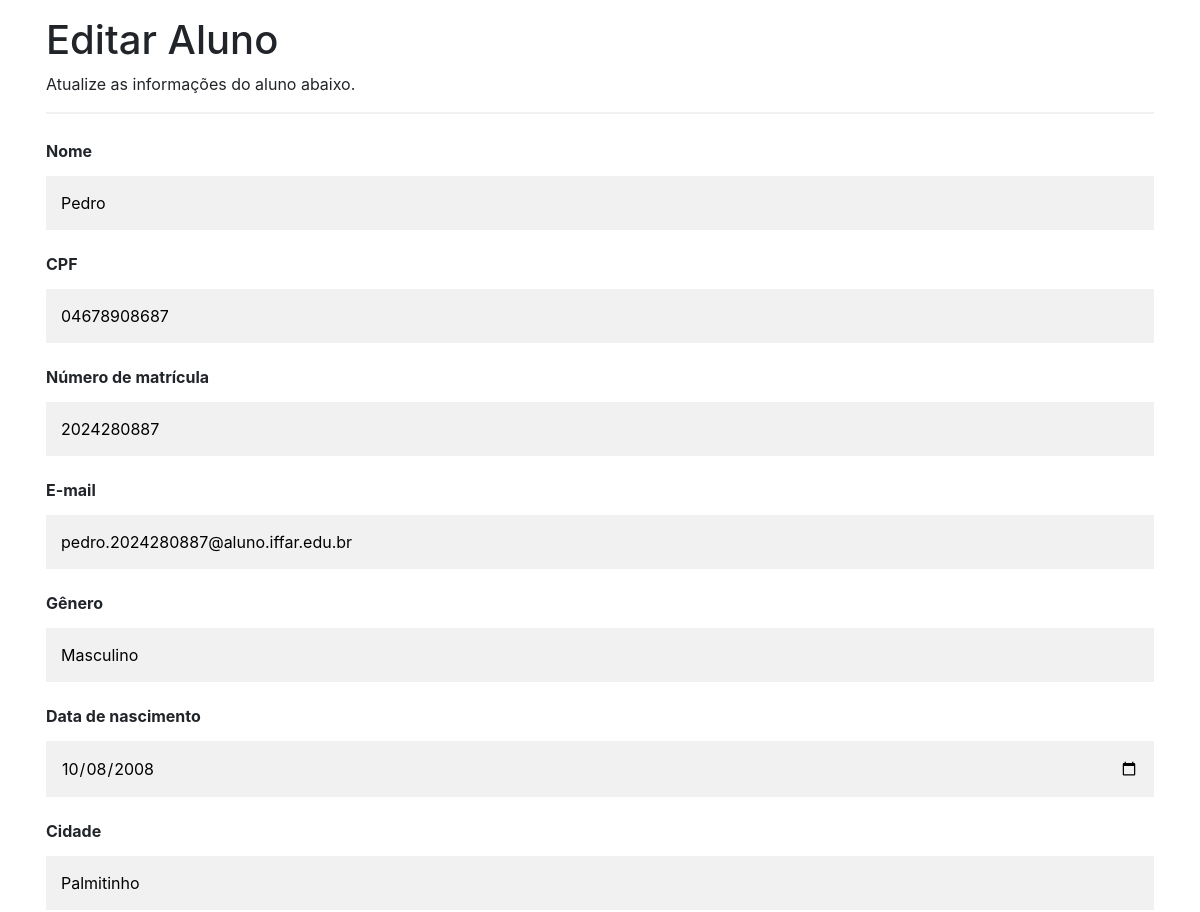
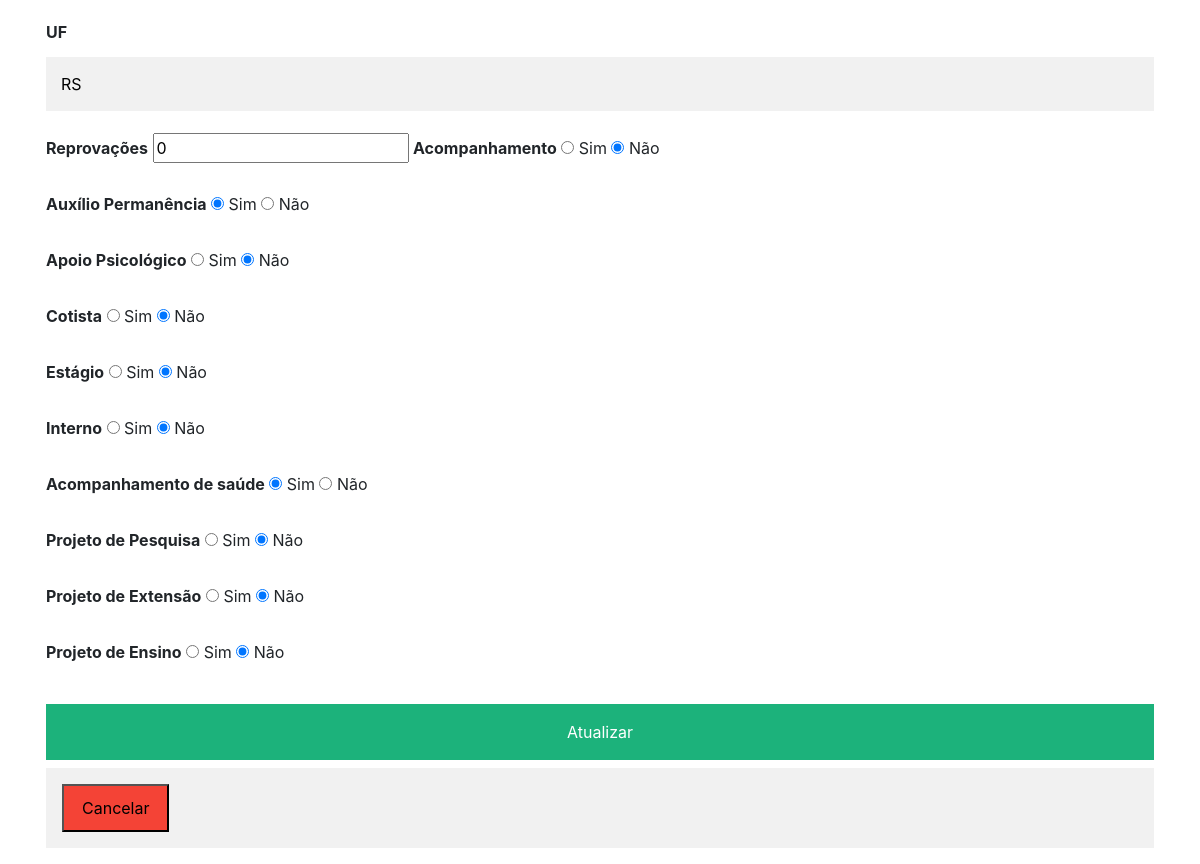
Page /SGN/edit_aluno.php?CPF=04678908687 (signed in) on the committed database (2 pictures, top to bottom).
### tables this page shows
CREATE TABLE `aluno` (
  `CPF` varchar(50) NOT NULL,
  `Acompanhamento` int(11) DEFAULT NULL,
  `Email` varchar(50) DEFAULT NULL,
  `Nome` varchar(50) DEFAULT NULL,
  `Aux_permanencia` int(11) DEFAULT NULL,
  `Cidade` varchar(50) DEFAULT NULL,
  `Genero` varchar(50) DEFAULT NULL,
  `Reprovacoes` int(11) DEFAULT NULL,
  `Apoio_psic` int(11) DEFAULT NULL,
  `Cotista` int(11) DEFAULT NULL,
  `Data_nasc` date DEFAULT NULL,
  `UF` varchar(50) DEFAULT NULL,
  `Estagio` int(11) DEFAULT NULL,
  `Interno` int(11) DEFAULT NULL,
  `Matricula` int(11) DEFAULT NULL,
  `Acomp_saude` int(11) DEFAULT NULL,
  `Proj_pesq` int(11) DEFAULT NULL,
  `Proj_ext` int(11) DEFAULT NULL,
  `Proj_ens` int(11) DEFAULT NULL
);

### SGN/edit_aluno.php (the view, shortened to what this page needs)
<!DOCTYPE html>
<html>
<head>
    <link href="https://maxcdn.bootstrapcdn.com/bootstrap/4.5.2/css/bootstrap.min.css" rel="stylesheet">
</head>
<body>
    <div class="container">
        <?php
        include 'config.php';
        if (isset($_GET['CPF'])) {
            $CPF = $_GET['CPF'];
            if ($_SERVER['REQUEST_METHOD'] === 'POST') {
                $name = $_POST['name'];
                $mat = $_POST['mat'];
                $mail = $_POST['mail'];
                $gen = $_POST['gen'];
                $dat = $_POST['dat'];
                $cty = $_POST['cty'];
                $uf = $_POST['uf'];
                $rep = $_POST['rep'];
                $acomp = $_POST['acomp'];
                $aux_per = $_POST['aux_per'];
                $ap_psic = $_POST['ap_psic'];
                $cot = $_POST['cot'];
                $estag = $_POST['estag'];
                $inter = $_POST['inter'];
                $acomp_saude = $_POST['acomp_saude'];
                $proj_pesq = $_POST['proj_pesq'];
                $proj_ext = $_POST['proj_ext'];
                $proj_ens = $_POST['proj_ens'];
                $sql = "UPDATE aluno SET Nome=?, Matricula=?, Email=?, Genero=?, Data_nasc=?, Cidade=?, UF=?, Reprovacoes=?, Acompanhamento=?, Aux_permanencia=?, Apoio_psic=?, Cotista=?, Estagio=?, Interno=?, Acomp_saude=?, Proj_pesq=?, Proj_ext=?, Proj_ens=? WHERE CPF=?";
                $stmt = $conn->prepare($sql);
                $stmt->bind_param("ssssssssiiiiiiiisss", $name, $mat, $mail, $gen, $dat, $cty, $uf, $rep, $acomp, $aux_per, $ap_psic, $cot, $estag, $inter, $acomp_saude, $proj_pesq, $proj_ext, $proj_ens, $CPF);
                if ($stmt->execute()) {
                    echo '<div class="alert alert-success">Aluno atualizado com sucesso!</div>';
                } else {
                    echo '<div class="alert alert-danger">Erro ao atualizar aluno: ' . $stmt->error . '</div>';
                }
                $stmt->close();
            } else {
                $sql = "SELECT * FROM aluno WHERE CPF=?";
                $stmt = $conn->prepare($sql);
                $stmt->bind_param("s", $CPF);
                $stmt->execute();
                $result = $stmt->get_result();
                $row = $result->fetch_assoc();
                if ($row) {
                    echo '
                    <h1>Editar Aluno</h1>
                    <p>Atualize as informações do aluno abaixo.</p>
                    <hr>
                    <form method="POST" action="">
                        <label for="name"><b>Nome</b></label>
                        <input type="text" placeholder="Digite o nome" name="name" id="name" value="' . htmlspecialchars($row['Nome']) . '" required>
                        <label for="cpf"><b>CPF</b></label>
                        <input type="text" placeholder="Digite aqui" name="cpf" id="cpf" value="' . htmlspecialchars($row['CPF']) . '" readonly required>
                        <label for="mat"><b>Número de matrícula</b></label>
                        <input type="text" placeholder="Digite aqui" name="mat" id="mat" value="' . htmlspecialchars($row['Matricula']) . '" required>
                        <label for="mail"><b>E-mail</b></label>
                        <input type="text" placeholder="Digite aqui" name="mail" id="mail" value="' . htmlspecialchars($row['Email']) . '" required>
                        <label for="gen"><b>Gênero</b></label>
                        <input type="text" placeholder="Digite aqui" name="gen" id="gen" value="' . htmlspecialchars($row['Genero']) . '" required>
                        <label for="dat"><b>Data de nascimento</b></label>
                        <input type="date" name="dat" id="dat" value="' . htmlspecialchars($row['Data_nasc']) . '" required>
                        <label for="cty"><b>Cidade</b></label>
                        <input type="text" placeholder="Digite aqui" name="cty" id="cty" value="' . htmlspecialchars($row['Cidade']) . '" required>
                        <label for="uf"><b>UF</b></label>
                        <input type="text" placeholder="Digite aqui" name="uf" id="uf" value="' . htmlspecialchars($row['UF']) . '" required>
                        <label for="rep"><b>Reprovações</b></label>
                        <input type="number" placeholder="Digite aqui" name="rep" id="rep" value="' . htmlspecialchars($row['Reprovacoes']) . '" required>
                        <label for="acomp"><b>Acompanhamento</b></label>
                        <input type="radio" id="acomp_sim" name="acomp" value="1" ' . ($row['Acompanhamento'] == 1 ? 'checked' : '') . '>
                        <label for="acomp_sim">Sim</label>
                        <input type="radio" id="acomp_nao" name="acomp" value="0" ' . ($row['Acompanhamento'] == 0 ? 'checked' : '') . '>
                        <label for="acomp_nao">Não</label><br><br>
                        <label for="aux_per"><b>Auxílio Permanência</b></label>
                        <input type="radio" id="aux_per_sim" name="aux_per" value="1" ' . ($row['Aux_permanencia'] == 1 ? 'checked' : '') . '>
                        <label for="aux_per_sim">Sim</label>
                        <input type="radio" id="aux_per_nao" name="aux_per" value="0" ' . ($row['Aux_permanencia'] == 0 ? 'checked' : '') . '>
                        <label for="aux_per_nao">Não</label><br><br>
                        <label for="ap_psic"><b>Apoio Psicológico</b></label>
                        <input type="radio" id="ap_psic_sim" name="ap_psic" value="1" ' . ($row['Apoio_psic'] == 1 ? 'checked' : '') . '>
                        <label for="ap_psic_sim">Sim</label>
                        <input type="radio" id="ap_psic_nao" name="ap_psic" value="0" ' . ($row['Apoio_psic'] == 0 ? 'checked' : '') . '>
                        <label for="ap_psic_nao">Não</label><br><br>
                        <label for="cot"><b>Cotista</b></label>
                        <input type="radio" id="cot_sim" name="cot" value="1" ' . ($row['Cotista'] == 1 ? 'checked' : '') . '>
                        <label for="cot_sim">Sim</label>
                        <input type="radio" id="cot_nao" name="cot" value="0" ' . ($row['Cotista'] == 0 ? 'checked' : '') . '>
                        <label for="cot_nao">Não</label><br><br>
                        <label for="estag"><b>Estágio</b></label>
                        <input type="radio" id="estag_sim" name="estag" value="1" ' . ($row['Estagio'] == 1 ? 'checked' : '') . '>
                        <label for="estag_sim">Sim</label>
                        <input type="radio" id="estag_nao" name="estag" value="0" ' . ($row['Estagio'] == 0 ? 'checked' : '') . '>
                        <label for="estag_nao">Não</label><br><br>
                        <label for="inter"><b>Interno</b></label>
                        <input type="radio" id="inter_sim" name="inter" value="1" ' . ($row['Interno'] == 1 ? 'checked' : '') . '>
                        <label for="inter_sim">Sim</label>
                        <input type="radio" id="inter_nao" name="inter" value="0" ' . ($row['Interno'] == 0 ? 'checked' : '') . '>
                        <label for="inter_nao">Não</label><br><br>
                        <label for="acomp_saude"><b>Acompanhamento de saúde</b></label>
                        <input type="radio" id="acomp_saude_sim" name="acomp_saude" value="1" ' . ($row['Acomp_saude'] == 1 ? 'checked' : '') . '>
                        <label for="acomp_saude_sim">Sim</label>
                        <input type="radio" id="acomp_saude_nao" name="acomp_saude" value="0" ' . ($row['Acomp_saude'] == 0 ? 'checked' : '') . '>
                        <label for="acomp_saude_nao">Não</label><br><br>
                        <label for="proj_pesq"><b>Projeto de Pesquisa</b></label>
                        <input type="radio" id="proj_pesq_sim" name="proj_pesq" value="1" ' . ($row['Proj_pesq'] == 1 ? 'checked' : '') . '>
                        <label for="proj_pesq_sim">Sim</label>
                        <input type="radio" id="proj_pesq_nao" name="proj_pesq" value="0" ' . ($row['Proj_pesq'] == 0 ? 'checked' : '') . '>
                        <label for="proj_pesq_nao">Não</label><br><br>
                        <label for="proj_ext"><b>Projeto de Extensão</b></label>
                        <input type="radio" id="proj_ext_sim" name="proj_ext" value="1" ' . ($row['Proj_ext'] == 1 ? 'checked' : '') . '>
                        <label for="proj_ext_sim">Sim</label>
                        <input type="radio" id="proj_ext_nao" name="proj_ext" value="0" ' . ($row['Proj_ext'] == 0 ? 'checked' : '') . '>
                        <label for="proj_ext_nao">Não</label><br><br>
                        <label for="proj_ens"><b>Projeto de Ensino</b></label>
                        <input type="radio" id="proj_ens_sim" name="proj_ens" value="1" ' . ($row['Proj_ens'] == 1 ? 'checked' : '') . '>
                        <label for="proj_ens_sim">Sim</label>
                        <input type="radio" id="proj_ens_nao" name="proj_ens" value="0" ' . ($row['Proj_ens'] == 0 ? 'checked' : '') . '>
                        <label for="proj_ens_nao">Não</label><br><br>
                        <button type="submit" class="sendbtn">Atualizar</button>
                    </form>
                    ';
                } else {
                    echo '<div class="alert alert-danger">Aluno não encontrado.</div>';
                }
            }
        } else {
            echo '<div class="alert alert-danger">CPF não fornecido.</div>';
        }
        ?>
        <div class="container" style="background-color:#f1f1f1">
            <button onclick="window.location.href='pag_aluno.php'" class="cancelbtn">Cancelar</button>
        </div>
    </div>
</body>
</html>

### SGN/edit_aluno.php (style rules this page uses)
* { box-sizing: border-box }
.container { padding: 16px; }
input[type=text], input[type=password], input[type=date] { width: 100%; padding: 15px; margin: 5px 0 22px 0; display: inline-block; border: none; background: #f1f1f1; }
hr { border: 1px solid #f1f1f1; margin-bottom: 25px; }
.sendbtn { background-color: #04AA6D; color: white; padding: 16px 20px; margin: 8px 0; border: none; cursor: pointer; width: 100%; opacity: 0.9; }
.cancelbtn { width: auto; padding: 10px 18px; background-color: #f44336; }

### rows in the picture
aluno: name "Pedro", cpf "04678908687", mat "2024280887", mail "pedro.2024280887@aluno.iffar.edu.br", gen "Masculino", dat "10/08/2008", cty "Palmitinho", uf "RS", rep "0", Acompanhamento "☐ Sim", Acompanhamento "☑ Não", Aux_permanencia "☑ Sim", Aux_permanencia "☐ Não", Apoio_psic "☐ Sim", Apoio_psic "☑ Não", Cotista "☐ Sim", Cotista "☑ Não", Estagio "☐ Sim", Estagio "☑ Não", Interno "☐ Sim", Interno "☑ Não", Acomp_saude "☑ Sim", Acomp_saude "☐ Não", Proj_pesq "☐ Sim", Proj_pesq "☑ Não", Proj_ext "☐ Sim", Proj_ext "☑ Não", Proj_ens "☐ Sim", Proj_ens "☑ Não"
